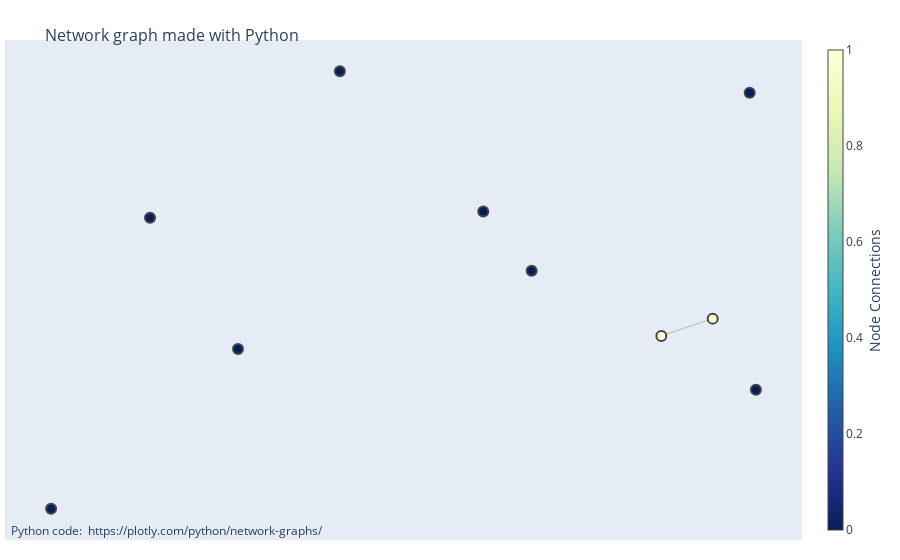

Source (notebook cell):
### Code cell
import plotly.graph_objects as go

import networkx as nx

G = nx.random_geometric_graph(10, 0.125)

edge_x = []
edge_y = []
for edge in G.edges():
    x0, y0 = G.nodes[edge[0]]['pos']
    x1, y1 = G.nodes[edge[1]]['pos']
    edge_x.append(x0)
    edge_x.append(x1)
    edge_x.append(None)
    edge_y.append(y0)
    edge_y.append(y1)
    edge_y.append(None)

edge_trace = go.Scatter(
    x=edge_x, y=edge_y,
    line=dict(width=0.5, color='#888'),
    hoverinfo='none',
    mode='lines')

node_x = []
node_y = []
for node in G.nodes():
    x, y = G.nodes[node]['pos']
    node_x.append(x)
    node_y.append(y)

node_trace = go.Scatter(
    x=node_x, y=node_y,
    mode='markers',
    hoverinfo='text',
    marker=dict(
        showscale=True,
        # colorscale options
        #'Greys' | 'YlGnBu' | 'Greens' | 'YlOrRd' | 'Bluered' | 'RdBu' |
        #'Reds' | 'Blues' | 'Picnic' | 'Rainbow' | 'Portland' | 'Jet' |
        #'Hot' | 'Blackbody' | 'Earth' | 'Electric' | 'Viridis' |
        colorscale='YlGnBu',
        reversescale=True,
        color=[],
        size=10,
        colorbar=dict(
            thickness=15,
            title=dict(
              text='Node Connections',
              side='right'
            ),
            xanchor='left',
        ),
        line_width=2))

node_adjacencies = []
node_text = []
for node, adjacencies in enumerate(G.adjacency()):
    node_adjacencies.append(len(adjacencies[1]))
    node_text.append('# of connections: '+str(len(adjacencies[1])))

node_trace.marker.color = node_adjacencies
node_trace.text = node_text

fig = go.Figure(data=[edge_trace, node_trace],
             layout=go.Layout(
                title=dict(
                    text="<br>Network graph made with Python",
                    font=dict(
                        size=16
                    )
                ),
                showlegend=False,
                hovermode='closest',
                margin=dict(b=20,l=5,r=5,t=40),
                annotations=[ dict(
                    text="Python code: <a href='https://plotly.com/python/network-graphs/'> https://plotly.com/python/network-graphs/</a>",
                    showarrow=False,
                    xref="paper", yref="paper",
                    x=0.005, y=-0.002 ) ],
                xaxis=dict(showgrid=False, zeroline=False, showticklabels=False),
                yaxis=dict(showgrid=False, zeroline=False, showticklabels=False))
                )
fig.show()

### Figure 1 — Plotly figure (JSON) as saved in the notebook; plotly's stock layout.template omitted (floating-point values rounded to 4 significant figures)
{"data": [{"hoverinfo": "none", "line": {"color": "#888", "width": 0.5}, "mode": "lines", "type": "scatter", "x": [0.9438, 0.8797, null], "y": [0.4882, 0.4542, null]}, {"hoverinfo": "text", "marker": {"color": [0, 1, 0, 0, 0, 1, 0, 0, 0, 0], "colorbar": {"thickness": 15, "title": {"side": "right", "text": "Node Connections"}, "xanchor": "left"}, "colorscale": [[0, "rgb(255,255,217)"], [0.125, "rgb(237,248,177)"], [0.25, "rgb(199,233,180)"], [0.375, "rgb(127,205,187)"], [0.5, "rgb(65,182,196)"], [0.625, "rgb(29,145,192)"], [0.75, "rgb(34,94,168)"], [0.875, "rgb(37,52,148)"], [1, "rgb(8,29,88)"]], "line": {"width": 2}, "reversescale": true, "showscale": true, "size": 10}, "mode": "markers", "text": ["# of connections: 0", "# of connections: 1", "# of connections: 0", "# of connections: 0", "# of connections: 0", "# of connections: 1", "# of connections: 0", "# of connections: 0", "# of connections: 0", "# of connections: 0"], "type": "scatter", "x": [0.1183, 0.9438, 0.6575, 0.9977, 0.3515, 0.8797, 0.7179, 0.9899, 0.2417, 0.4786], "y": [0.114, 0.4882, 0.6993, 0.3483, 0.4286, 0.4542, 0.5827, 0.9326, 0.687, 0.9751]}], "layout": {"annotations": [{"showarrow": false, "text": "Python code: <a href='https://plotly.com/python/network-graphs/'> https://plotly.com/python/network-graphs/</a>", "x": 0.005, "xref": "paper", "y": -0.002, "yref": "paper"}], "autosize": true, "hovermode": "closest", "margin": {"b": 20, "l": 5, "r": 5, "t": 40}, "showlegend": false, "title": {"font": {"size": 16}, "text": "<br>Network graph made with Python"}, "xaxis": {"autorange": true, "range": [0.06248, 1.053], "showgrid": false, "showticklabels": false, "type": "linear", "zeroline": false}, "yaxis": {"autorange": true, "range": [0.04296, 1.046], "showgrid": false, "showticklabels": false, "type": "linear", "zeroline": false}}}
